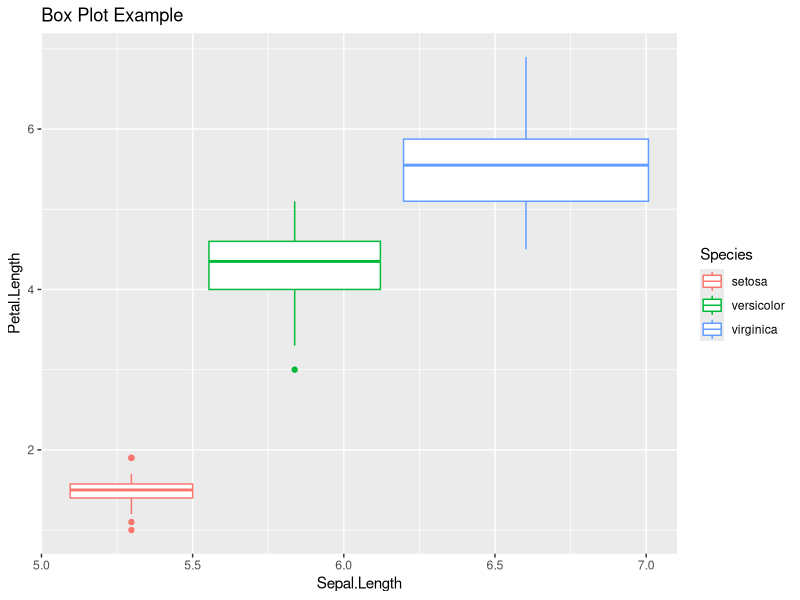
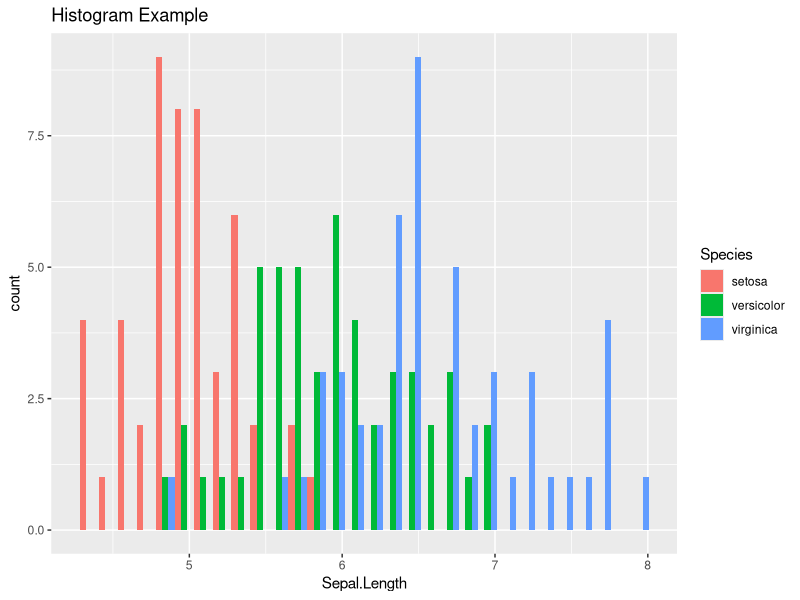
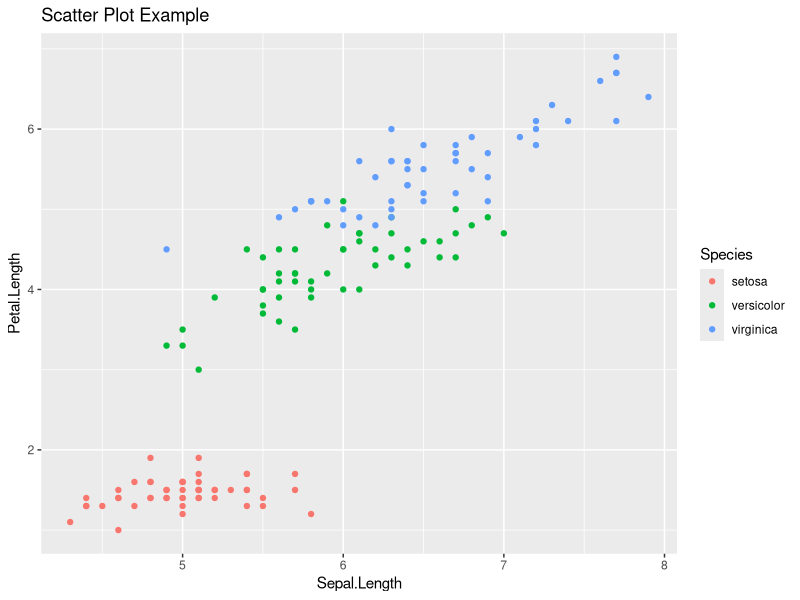

These charts were generated, in order, by the following R code:
## ---- chunk 1
knitr::opts_chunk$set(echo = FALSE, eval = TRUE, message = FALSE, warning = FALSE)
## ---- chunk 2
library(rmarkdown)
library(ggplot2)

ggplot(iris, aes(x = Sepal.Length, Petal.Length)) +
geom_boxplot(aes(color = Species)) +
ggtitle("Box Plot Example")
## ---- chunk 3
ggplot(iris, aes(x = Sepal.Length)) +
geom_histogram(aes(fill = Species), position = "dodge") +
ggtitle("Histogram Example")
## ---- chunk 4
ggplot(iris, aes(x = Sepal.Length, Petal.Length)) +
geom_point(aes(color = Species)) +
ggtitle("Scatter Plot Example")
